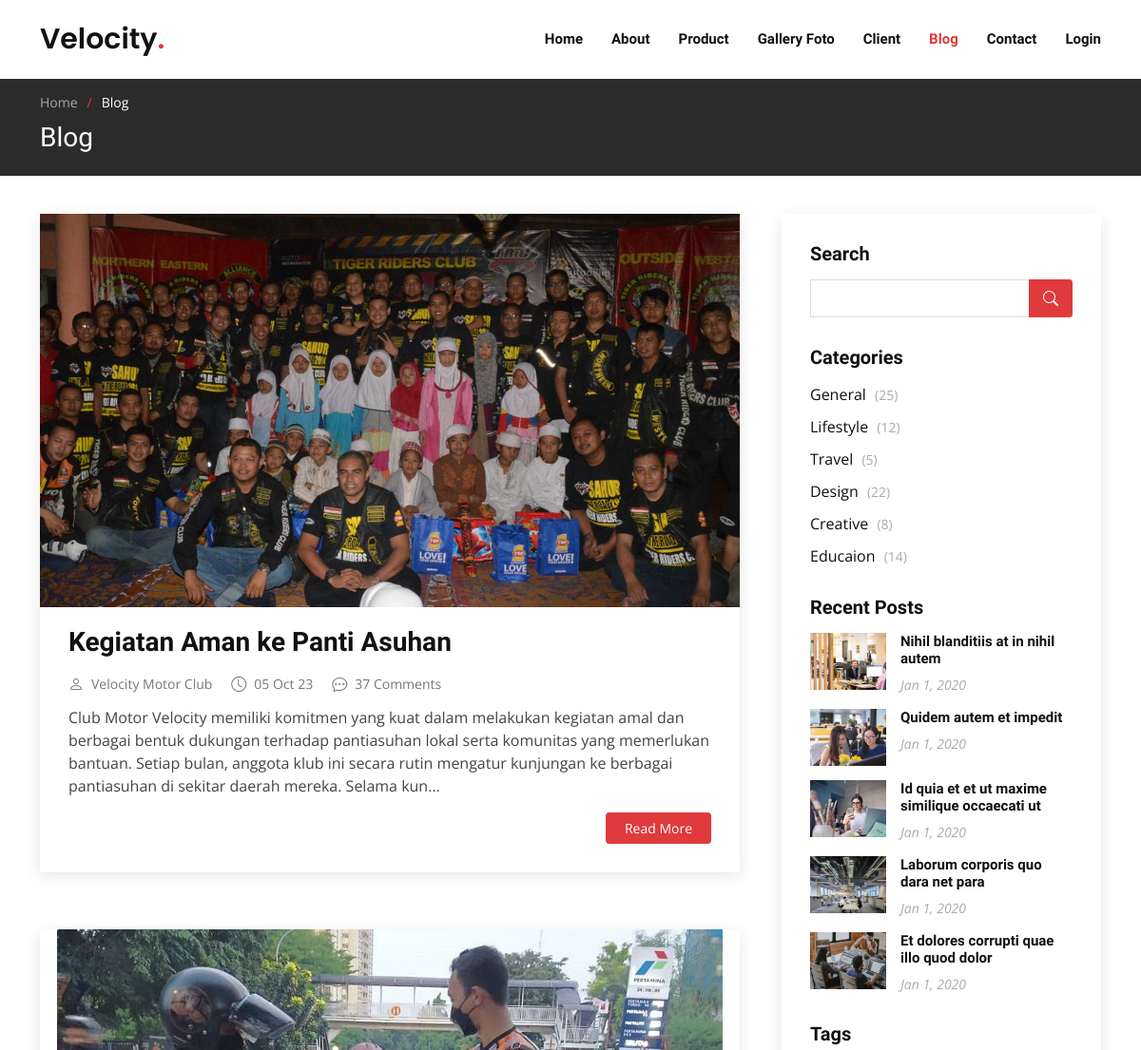
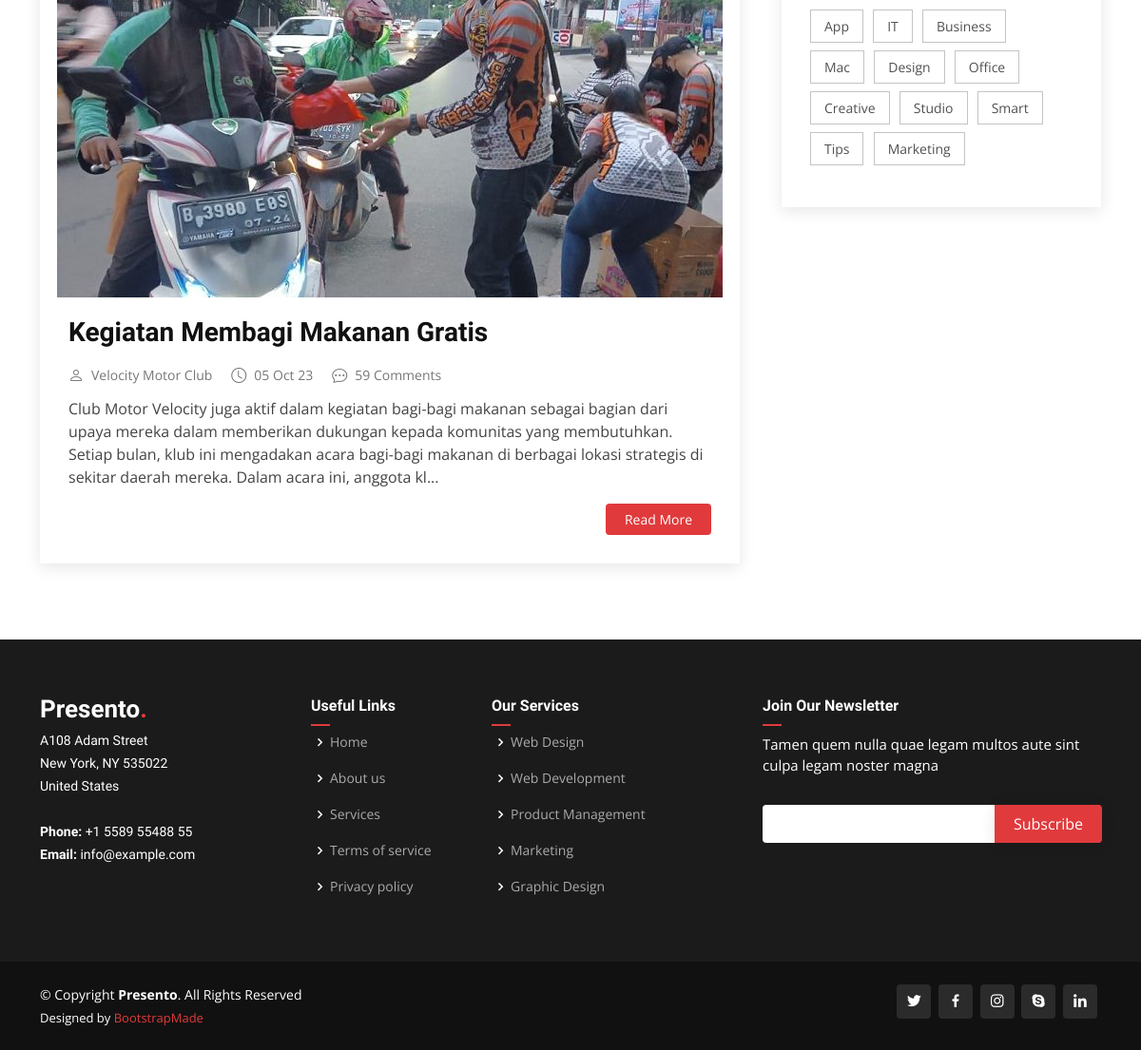
Screenshot of /blog.php with the database file from the repository (2 pictures, top to bottom).
### tables this page shows
CREATE TABLE `blog` (
  `blog_id` int(11) NOT NULL,
  `blog_body` text NOT NULL,
  `blog_title` varchar(255) NOT NULL,
  `blog_img` varchar(255) NOT NULL,
  `blog_post` date NOT NULL
);

### blog.php (the view, shortened to what this page needs)
<!DOCTYPE html>
<html lang="en">
<head>
  <link href="assets/vendor/aos/aos.css" rel="stylesheet">
  <link href="assets/vendor/bootstrap/css/bootstrap.min.css" rel="stylesheet">
  <link href="assets/vendor/bootstrap-icons/bootstrap-icons.css" rel="stylesheet">
  <link href="assets/vendor/boxicons/css/boxicons.min.css" rel="stylesheet">
  <link href="assets/vendor/glightbox/css/glightbox.min.css" rel="stylesheet">
  <link href="assets/vendor/remixicon/remixicon.css" rel="stylesheet">
  <link href="assets/vendor/swiper/swiper-bundle.min.css" rel="stylesheet">
  <link href="assets/css/style.css" rel="stylesheet">
</head>
<body>
  <header id="header" class="fixed-top d-flex align-items-center">
    <div class="container d-flex align-items-center">
      <h1 class="logo me-auto">
        <a href="index.html">Velocity<span>.</span></a>
      </h1>
      <nav id="navbar" class="navbar order-last order-lg-0">
        <ul>
          <li><a class="nav-link scrollto" href="index.php">Home</a></li>
          <li><a class="nav-link scrollto" href="index.php#about">About</a></li>
          <li><a class="nav-link scrollto" href="index.php#product">Product</a></li>
          <li>
            <a class="nav-link scrollto" href="index.php#gallery-foto">Gallery Foto</a>
          </li>
          <li><a class="nav-link scrollto" href="index.php#team">Client</a></li>
          <li><a class="nav-link scrollto active" href="#">Blog</a></li>
          <li><a class="nav-link scrollto" href="index.php#contact">Contact</a></li>
          <li><a class="nav-link scrollto" href="login.php">Login</a></li>
        </ul>
      </nav>
    </div>
  </header>
  <main id="main">
    <section class="breadcrumbs">
      <div class="container">
        <ol>
          <li><a href="index.html">Home</a></li>
          <li>Blog</li>
        </ol>
        <h2>Blog</h2>
      </div>
    </section>
    <section id="blog" class="blog">
      <div class="container" data-aos="fade-up">
        <div class="row">
          <div class="col-lg-8 entries">
            <?php
            require_once 'admin/config/conn.php';
            $blogs = mysqli_query($conn, "SELECT * FROM blog");
            foreach ($blogs as $blog) {
            ?>
              <article class="entry">
                <div class="entry-img text-center">
                  <img src="admin/assets/img/upload/<?= $blog['blog_img'] ?>" alt="" class="img-fluid">
                </div>
                <h2 class="entry-title">
                  <a href="blog-single.html"><?= $blog['blog_title'] ?></a>
                </h2>
                <div class="entry-meta">
                  <ul>
                    <li class="d-flex align-items-center"><i class="bi bi-person"></i> <a href="blog-single.html">Velocity Motor Club</a></li>
                    <li class="d-flex align-items-center"><i class="bi bi-clock"></i> <a href="blog-single.html"><time datetime="<?= $blog['blog_post'] ?>">
                          <?php
                          $date = strtotime($blog['blog_post']);
                          echo date('d M y', $date);
                          ?>
                        </time></a></li>
                    <li class="d-flex align-items-center"><i class="bi bi-chat-dots"></i> <a href="blog-single.html"><?= rand(1, 99) ?> Comments</a></li>
                  </ul>
                </div>
                <div class="entry-content">
                  <p>
                    <?= substr($blog['blog_body'], 0, 300) ?>...
                  </p>
                  <div class="read-more">
                    <a href="blog-single.php?blog-id=<?= $blog['blog_id'] ?>">Read More</a>
                  </div>
                </div>
              </article>
            <?php } ?>
          </div>
          <div class="col-lg-4">
            <div class="sidebar">
              <h3 class="sidebar-title">Search</h3>
              <div class="sidebar-item search-form">
                <form action="">
                  <input type="text">
                  <button type="submit"><i class="bi bi-search"></i></button>
                </form>
              </div>
              <h3 class="sidebar-title">Categories</h3>
              <div class="sidebar-item categories">
                <ul>
                  <li><a href="#">General <span>(25)</span></a></li>
                  <li><a href="#">Lifestyle <span>(12)</span></a></li>
                  <li><a href="#">Travel <span>(5)</span></a></li>
                  <li><a href="#">Design <span>(22)</span></a></li>
                  <li><a href="#">Creative <span>(8)</span></a></li>
                  <li><a href="#">Educaion <span>(14)</span></a></li>
                </ul>
              </div>
              <h3 class="sidebar-title">Recent Posts</h3>
              <div class="sidebar-item recent-posts">
                <div class="post-item clearfix">
                  <img src="assets/img/blog/blog-recent-1.jpg" alt="">
                  <h4><a href="blog-single.html">Nihil blanditiis at in nihil autem</a></h4>
                  <time datetime="2020-01-01">Jan 1, 2020</time>
                </div>
                <div class="post-item clearfix">
                  <img src="assets/img/blog/blog-recent-2.jpg" alt="">
                  <h4><a href="blog-single.html">Quidem autem et impedit</a></h4>
                  <time datetime="2020-01-01">Jan 1, 2020</time>
                </div>
                <div class="post-item clearfix">
                  <img src="assets/img/blog/blog-recent-3.jpg" alt="">
                  <h4><a href="blog-single.html">Id quia et et ut maxime similique occaecati ut</a></h4>
                  <time datetime="2020-01-01">Jan 1, 2020</time>
                </div>
                <div class="post-item clearfix">
                  <img src="assets/img/blog/blog-recent-4.jpg" alt="">
                  <h4><a href="blog-single.html">Laborum corporis quo dara net para</a></h4>
                  <time datetime="2020-01-01">Jan 1, 2020</time>
                </div>
                <div class="post-item clearfix">
                  <img src="assets/img/blog/blog-recent-5.jpg" alt="">
                  <h4><a href="blog-single.html">Et dolores corrupti quae illo quod dolor</a></h4>
                  <time datetime="2020-01-01">Jan 1, 2020</time>
                </div>
              </div>
              <h3 class="sidebar-title">Tags</h3>
              <div class="sidebar-item tags">
                <ul>
                  <li><a href="#">App</a></li>
                  <li><a href="#">IT</a></li>
                  <li><a href="#">Business</a></li>
                  <li><a href="#">Mac</a></li>
                  <li><a href="#">Design</a></li>
                  <li><a href="#">Office</a></li>
                  <li><a href="#">Creative</a></li>
                  <li><a href="#">Studio</a></li>
                  <li><a href="#">Smart</a></li>
                  <li><a href="#">Tips</a></li>
                  <li><a href="#">Marketing</a></li>
                </ul>
              </div>
            </div>
          </div>
        </div>
      </div>
    </section>
  </main>
  <footer id="footer">
    <div class="footer-top">
      <div class="container">
        <div class="row">
          <div class="col-lg-3 col-md-6 footer-contact">
            <h3>Presento<span>.</span></h3>
            <p>
              A108 Adam Street <br>
              New York, NY 535022<br>
              United States <br><br>
              <strong>Phone:</strong> +1 5589 55488 55<br>
              <strong>Email:</strong> info@example.com<br>
            </p>
          </div>
          <div class="col-lg-2 col-md-6 footer-links">
            <h4>Useful Links</h4>
            <ul>
              <li><i class="bx bx-chevron-right"></i> <a href="#">Home</a></li>
              <li><i class="bx bx-chevron-right"></i> <a href="#">About us</a></li>
              <li><i class="bx bx-chevron-right"></i> <a href="#">Services</a></li>
              <li><i class="bx bx-chevron-right"></i> <a href="#">Terms of service</a></li>
              <li><i class="bx bx-chevron-right"></i> <a href="#">Privacy policy</a></li>
            </ul>
          </div>
          <div class="col-lg-3 col-md-6 footer-links">
            <h4>Our Services</h4>
            <ul>
              <li><i class="bx bx-chevron-right"></i> <a href="#">Web Design</a></li>
              <li><i class="bx bx-chevron-right"></i> <a href="#">Web Development</a></li>
              <li><i class="bx bx-chevron-right"></i> <a href="#">Product Management</a></li>
              <li><i class="bx bx-chevron-right"></i> <a href="#">Marketing</a></li>
              <li><i class="bx bx-chevron-right"></i> <a href="#">Graphic Design</a></li>
            </ul>
          </div>
          <div class="col-lg-4 col-md-6 footer-newsletter">
            <h4>Join Our Newsletter</h4>
            <p>Tamen quem nulla quae legam multos aute sint culpa legam noster magna</p>
            <form action="" method="post">
              <input type="email" name="email"><input type="submit" value="Subscribe">
            </form>
          </div>
        </div>
      </div>
    </div>
    <div class="container d-md-flex py-4">
      <div class="me-md-auto text-center text-md-start">
        <div class="copyright">
          &copy; Copyright <strong><span>Presento</span></strong>. All Rights Reserved
        </div>
        <div class="credits">
          Designed by <a href="https://bootstrapmade.com/">BootstrapMade</a>
        </div>
      </div>
      <div class="social-links text-center text-md-end pt-3 pt-md-0">
        <a href="#" class="twitter"><i class="bx bxl-twitter"></i></a>
        <a href="#" class="facebook"><i class="bx bxl-facebook"></i></a>
        <a href="#" class="instagram"><i class="bx bxl-instagram"></i></a>
        <a href="#" class="google-plus"><i class="bx bxl-skype"></i></a>
        <a href="#" class="linkedin"><i class="bx bxl-linkedin"></i></a>
      </div>
    </div>
  </footer>
</body>
</html>

### rows the page displays
blog: blog_img (picture), blog_title "Kegiatan Aman ke Panti Asuhan", blog_post "05 Oct 23", blog_body "Club Motor Velocity memiliki komitmen yang kuat dalam melakukan kegiatan amal dan berbagai bentuk dukungan terhadap pantiasuhan lokal serta komunitas yang memerlukan bantuan. Setiap bulan, anggota klub ini secara rutin mengatur kunjungan ke berbagai pantiasuhan di sekitar daerah mereka. Selama kun"
blog: blog_img (picture), blog_title "Kegiatan Membagi Makanan Gratis", blog_post "05 Oct 23", blog_body "Club Motor Velocity juga aktif dalam kegiatan bagi-bagi makanan sebagai bagian dari upaya mereka dalam memberikan dukungan kepada komunitas yang membutuhkan. Setiap bulan, klub ini mengadakan acara bagi-bagi makanan di berbagai lokasi strategis di sekitar daerah mereka. Dalam acara ini, anggota kl"
